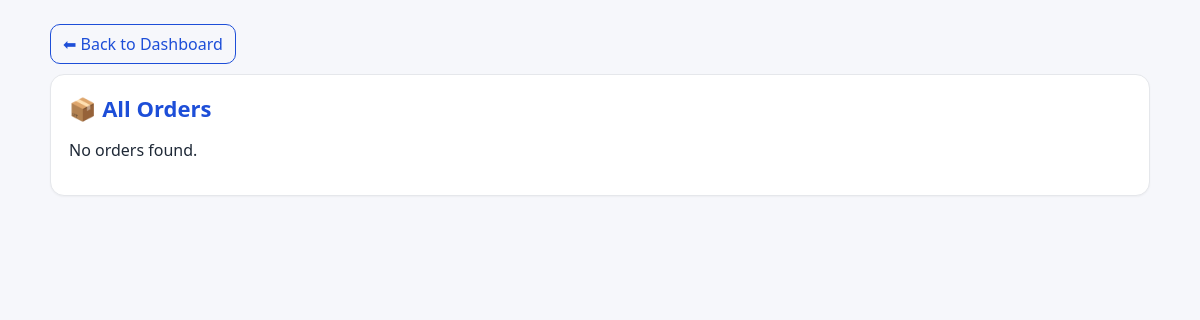
/admin_orders.php, run on an earlier commit of the app's database.
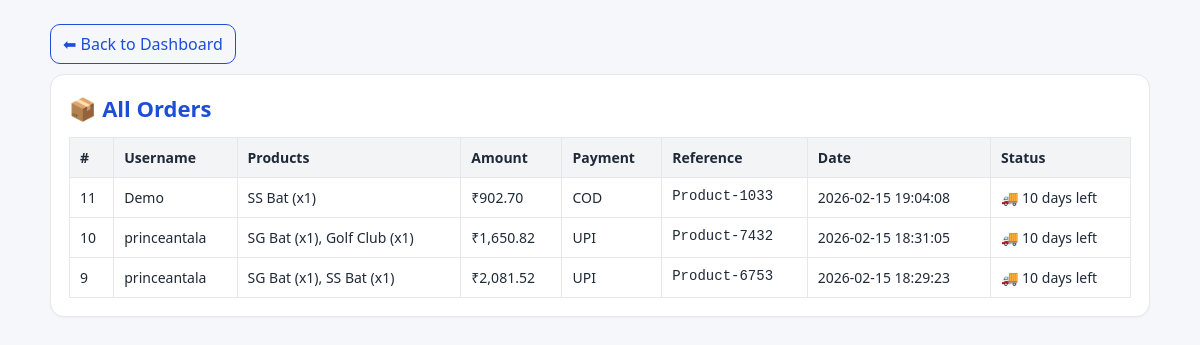
And on a later commit of the database.
### tables this page shows
CREATE TABLE `product_shopping` (
  `id` int(11) NOT NULL,
  `user_id` int(11) NOT NULL,
  `fullname` varchar(100) NOT NULL,
  `email` varchar(100) NOT NULL,
  `mobile` varchar(15) NOT NULL,
  `state` varchar(50) NOT NULL,
  `city` varchar(50) NOT NULL,
  `pincode` varchar(10) NOT NULL,
  `address` text NOT NULL,
  `product_names` text NOT NULL,
  `subtotal` decimal(10,2) NOT NULL,
  `sgst` decimal(10,2) NOT NULL,
  `cgst` decimal(10,2) NOT NULL,
  `grand_total` decimal(10,2) NOT NULL,
  `payment_method` varchar(20) NOT NULL,
  `payment_ref` varchar(50) NOT NULL,
  `created_at` datetime DEFAULT current_timestamp(),
  `status` varchar(50) DEFAULT 'Processing'
);

### src/admin_orders.php (the view, shortened to what this page needs)
<?php
$conn = mysqli_connect("localhost", "root", "", "turfbookingsystem");
$sql = "
  SELECT ps.id,
         COALESCE(s.username,'-') AS username,
         ps.product_names,
         ps.grand_total,
         ps.payment_method,
         ps.payment_ref,
         ps.created_at
  FROM product_shopping ps
  LEFT JOIN signup s ON ps.user_id = s.user_id
  ORDER BY ps.id DESC
";
$result = mysqli_query($conn, $sql);
?>
<!DOCTYPE html>
<html lang="en">
<head>
</head>
<body>
  <div class="wrap">
    <a class="back" href="admin_dashboard.php">⬅ Back to Dashboard</a>
    <div class="card">
      <h1>📦 All Orders</h1>
      <?php if(mysqli_num_rows($result) > 0): ?>
        <div style="overflow:auto">
          <table>
            <thead>
              <tr>
                <th>#</th>
                <th>Username</th>
                <th>Products</th>
                <th>Amount</th>
                <th>Payment</th>
                <th>Reference</th>
                <th>Date</th>
                <th>Status</th>
              </tr>
            </thead>
            <tbody>
              <?php while($row = mysqli_fetch_assoc($result)): ?>
                <tr>
                  <td><?= (int)$row['id'] ?></td>
                  <td><?= htmlspecialchars($row['username']) ?></td>
                  <td><?= nl2br(htmlspecialchars($row['product_names'])) ?></td>
                  <td>₹<?= number_format((float)$row['grand_total'], 2) ?></td>
                  <td><?= strtoupper(htmlspecialchars($row['payment_method'])) ?></td>
                  <td class="mono"><?= htmlspecialchars($row['payment_ref']) ?></td>
                  <td><?= htmlspecialchars($row['created_at']) ?></td>
                  <td>
                    <?php
                      $createdAt = strtotime($row['created_at']);
                      $daysPassed = $createdAt ? floor((time() - $createdAt) / 86400) : 0;
                      $remaining = max(10 - $daysPassed, 0);
                      echo $remaining > 0
                        ? "🚚 {$remaining} days left"
                        : "✅ Delivered";
                    ?>
                  </td>
                </tr>
              <?php endwhile; ?>
            </tbody>
          </table>
        </div>
      <?php else: ?>
        <p>No orders found.</p>
      <?php endif; ?>
    </div>
  </div>
</body>
</html>

### src/admin_orders.php (style rules this page uses)
body { font-family:system-ui,-apple-system,Segoe UI,Roboto,Arial,sans-serif;background:#f6f7fb;color:#1f2937;margin:0 }
.wrap { max-width:1100px;margin:24px auto;padding:0 16px }
h1 { font-size:22px;margin:0 0 14px;color:#1d4ed8 }
.card { background:#fff;border:1px solid #e5e7eb;border-radius:14px;padding:18px;box-shadow:0 1px 2px rgba(0,0,0,0.04) }
table { width:100%;border-collapse:collapse }
th,td { border:1px solid #e5e7eb;padding:10px;text-align:left;font-size:14px;vertical-align:top }
th { background:#f3f4f6 }
.back { display:inline-block;margin-bottom:10px;padding:8px 12px;border:1px solid #1d4ed8;color:#1d4ed8;border-radius:10px;text-decoration:none }
.mono { font-family:ui-monospace,SFMono-Regular,Menlo,Monaco,Consolas,monospace }

What changed in the data, as far as the page shows it:
added product_shopping: id "11", username "Demo", product_names "SS Bat (x1)", grand_total "902.70", payment_method "COD", payment_ref "Product-1033", created_at "2026-02-15 19:04:08", created_at "10"
added product_shopping: id "10", username "princeantala", product_names "SG Bat (x1), Golf Club (x1)", grand_total "1,650.82", payment_method "UPI", payment_ref "Product-7432", created_at "2026-02-15 18:31:05", created_at "10"
added product_shopping: id "9", username "princeantala", product_names "SG Bat (x1), SS Bat (x1)", grand_total "2,081.52", payment_method "UPI", payment_ref "Product-6753", created_at "2026-02-15 18:29:23", created_at "10"
Also different on the page:
text no longer shown: "No orders found."
text now shown: "# Username Products Amount Payment Reference Date Status"
